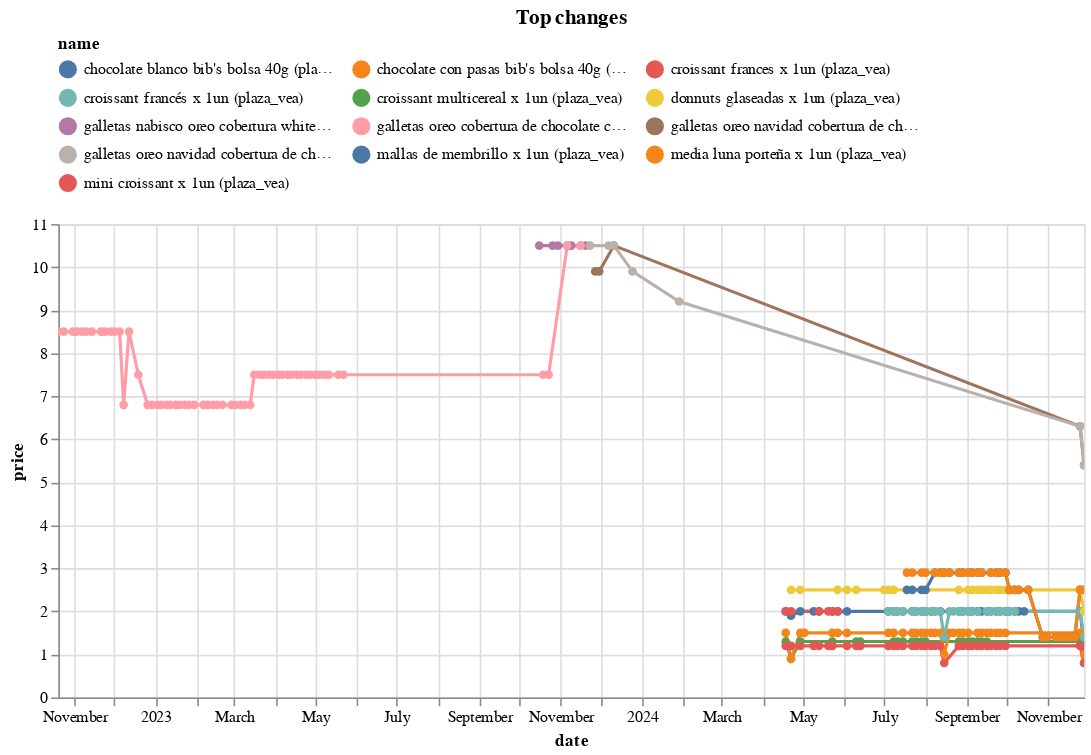

The cell this chart's notebook holds for it:
### Code cell
top_changes.head(10).pipe(plot_changes, 'Top changes')

### Figure 1 — Vega-Lite specification as saved in the notebook (floating-point values rounded to 4 significant figures; data arrays with more than 128 entries replaced by an {"elided": "..."} marker saying what was removed)
{"config": {"view": {"continuousWidth": 300, "continuousHeight": 300}, "legend": {"columns": 3, "orient": "top"}}, "data": {"name": "data-07259a5dcd285d84812c180b0cc031df"}, "mark": {"type": "line", "point": true}, "encoding": {"color": {"field": "name", "scale": {"domain": ["chocolate blanco bib's bolsa 40g (plaza_vea)", "chocolate con pasas bib's bolsa 40g (plaza_vea)", "croissant frances x 1un (plaza_vea)", "croissant francés x 1un (plaza_vea)", "croissant multicereal x 1un (plaza_vea)", "donnuts glaseadas x 1un (plaza_vea)", "galletas nabisco oreo cobertura white caja 131.2g (plaza_vea)", "galletas oreo cobertura de chocolate caja 131.2g (plaza_vea)", "galletas oreo navidad cobertura de chocolate blanco caja 131.2g (plaza_vea)", "galletas oreo navidad cobertura de chocolate caja 131.2g (plaza_vea)", "mallas de membrillo x 1un (plaza_vea)", "media luna porteña x 1un (plaza_vea)", "mini croissant x 1un (plaza_vea)"]}, "type": "nominal"}, "tooltip": [{"field": "name", "type": "nominal"}, {"field": "price", "type": "quantitative"}, {"field": "last_price", "type": "quantitative"}], "x": {"field": "date", "type": "temporal"}, "y": {"field": "price", "type": "quantitative"}}, "params": [{"name": "param_1", "select": {"type": "point", "fields": ["name"]}, "bind": "legend"}, {"name": "param_2", "select": {"type": "interval", "encodings": ["x", "y"]}, "bind": "scales"}], "title": "Top changes", "transform": [{"filter": {"param": "param_1"}}], "width": 650, "$schema": "https://vega.github.io/schema/vega-lite/v5.20.1.json", "datasets": {"data-07259a5dcd285d84812c180b0cc031df": {"elided": "321 records"}}}
